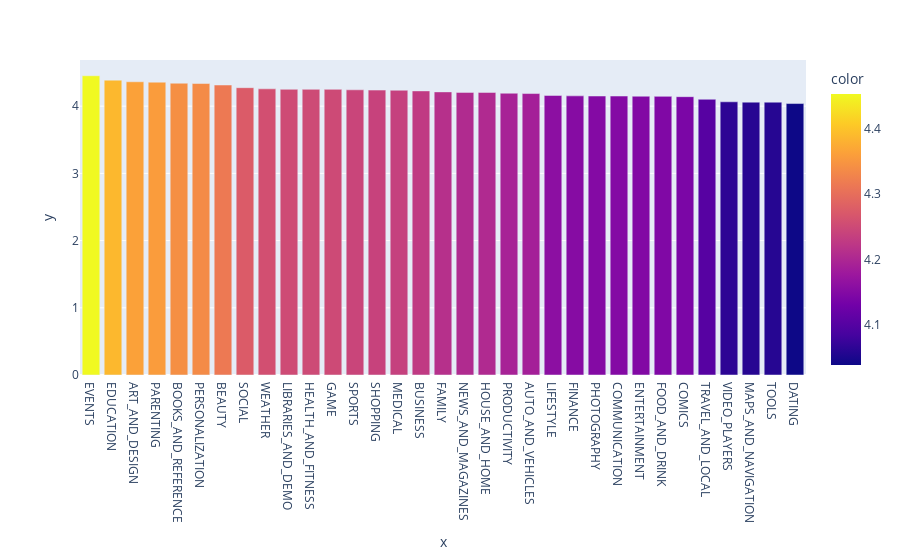

Notebook code for this chart:
### Markdown cell above
### Which Category has maximum average rating

### Code cell
x_rat_cat = df['Rating'].groupby(by = df['Category']).mean().sort_values(ascending =False)
px.bar(df, x=x_rat_cat.index, y = x_rat_cat.values, color = x_rat_cat)

### Figure 1 — Plotly figure (JSON) as saved in the notebook; plotly's stock layout.template omitted (floating-point values rounded to 4 significant figures)
{"data": [{"alignmentgroup": "True", "hovertemplate": "x=%{x}<br>y=%{y}<br>color=%{marker.color}<extra></extra>", "legendgroup": "", "marker": {"color": [4.453, 4.387, 4.363, 4.357, 4.342, 4.337, 4.315, 4.275, 4.258, 4.251, 4.251, 4.25, 4.244, 4.239, 4.237, 4.227, 4.213, 4.205, 4.204, 4.192, 4.188, 4.159, 4.153, 4.151, 4.151, 4.148, 4.146, 4.141, 4.103, 4.065, 4.06, 4.06, 4.039], "coloraxis": "coloraxis", "pattern": {"shape": ""}}, "name": "", "offsetgroup": "", "orientation": "v", "showlegend": false, "textposition": "auto", "type": "bar", "x": ["EVENTS", "EDUCATION", "ART_AND_DESIGN", "PARENTING", "BOOKS_AND_REFERENCE", "PERSONALIZATION", "BEAUTY", "SOCIAL", "WEATHER", "LIBRARIES_AND_DEMO", "HEALTH_AND_FITNESS", "GAME", "SPORTS", "SHOPPING", "MEDICAL", "BUSINESS", "FAMILY", "NEWS_AND_MAGAZINES", "HOUSE_AND_HOME", "PRODUCTIVITY", "AUTO_AND_VEHICLES", "LIFESTYLE", "FINANCE", "PHOTOGRAPHY", "COMMUNICATION", "ENTERTAINMENT", "FOOD_AND_DRINK", "COMICS", "TRAVEL_AND_LOCAL", "VIDEO_PLAYERS", "MAPS_AND_NAVIGATION", "TOOLS", "DATING"], "xaxis": "x", "y": [4.453, 4.387, 4.363, 4.357, 4.342, 4.337, 4.315, 4.275, 4.258, 4.251, 4.251, 4.25, 4.244, 4.239, 4.237, 4.227, 4.213, 4.205, 4.204, 4.192, 4.188, 4.159, 4.153, 4.151, 4.151, 4.148, 4.146, 4.141, 4.103, 4.065, 4.06, 4.06, 4.039], "yaxis": "y"}], "layout": {"barmode": "relative", "coloraxis": {"colorbar": {"title": {"text": "color"}}, "colorscale": [[0, "#0d0887"], [0.1111, "#46039f"], [0.2222, "#7201a8"], [0.3333, "#9c179e"], [0.4444, "#bd3786"], [0.5556, "#d8576b"], [0.6667, "#ed7953"], [0.7778, "#fb9f3a"], [0.8889, "#fdca26"], [1, "#f0f921"]]}, "legend": {"tracegroupgap": 0}, "margin": {"t": 60}, "xaxis": {"anchor": "y", "domain": [0, 1], "title": {"text": "x"}}, "yaxis": {"anchor": "x", "domain": [0, 1], "title": {"text": "y"}}}}
